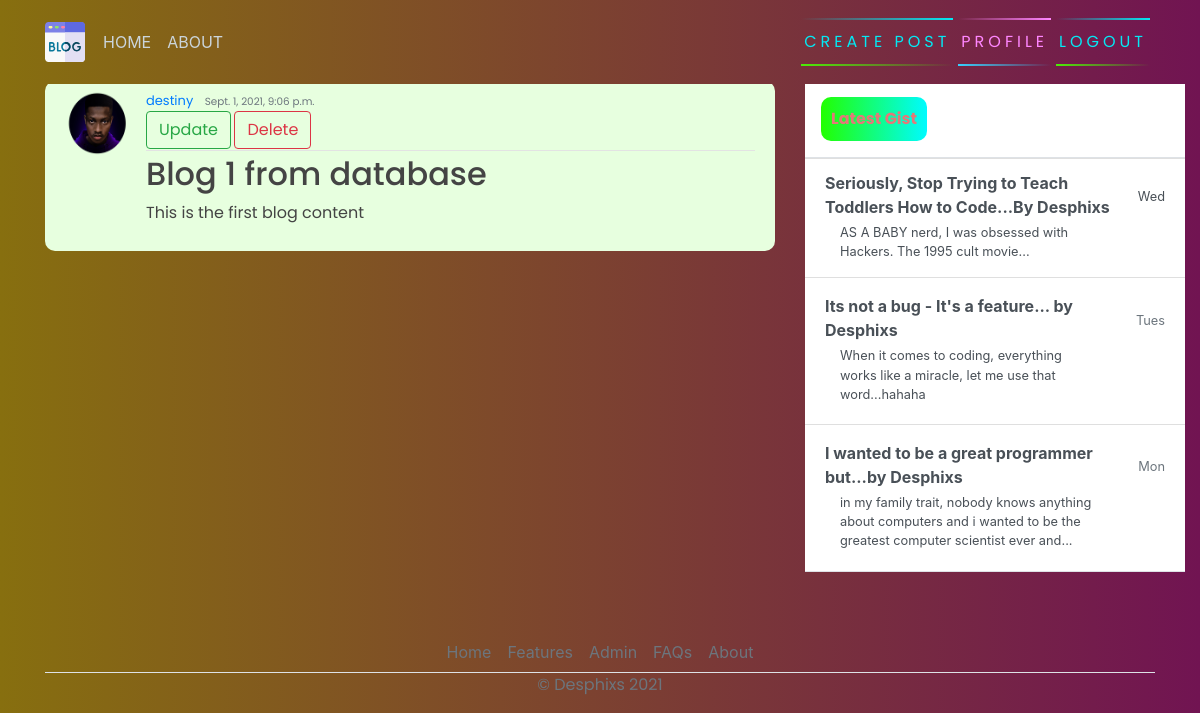
The app's page /post/5/ (signed in) with its own data.
### blog/models.py (models this page shows, shortened)
class Post(models.Model):
    title = models.CharField(max_length=200)
    content = models.TextField()
    date_posted = models.DateTimeField(default=timezone.now)
    author = models.ForeignKey(User, on_delete=models.CASCADE)

### users/models.py (models this page shows, shortened)
class Profile(models.Model):
    user = models.OneToOneField(User, on_delete=models.CASCADE)
    image = models.ImageField(default='default.jpg', upload_to='profile_pics')

### blog/views.py (the view)
# urls.py: path('post/<int:pk>/', PostDetailView.as_view(), name="blog-detail"),
class PostDetailView(LoginRequiredMixin, DetailView):
    model = Post

### blog/templates/blog/post_detail.html
{% extends 'blog/base.html' %}
{% block content %}
        <article class="media content-section">
            <img class="rounded-cirlce article-img" src="{{ object.author.profile.image.url }}" alt="">
            <div class="media-body">
              <div class="article-metadata">
                <a class="mr-2" href="#">{{ object.author }}</a>
                <small class="text-muted">{{ object.date_posted }}</small> <br>
                  {% if object.author == user %}
                    <div>
                        <a class="btn btn-outline-success" href="{% url 'blog-update' object.id %}">Update</a>
                        <a class="btn btn-outline-danger" href="{% url 'blog-delete' object.id %}">Delete</a>
                    </div>
                  {% endif %}
              </div>
              <h2><a class="article-title" href="#">{{ object.title }}</a></h2>
              <p class="article-content">{{ object.content }}</p>
            </div>
            <br>
          </article>
{% endblock content %}

### blog/static/blog/main.css (style rules this page uses)
body { background: linear-gradient(270deg, rgb(113, 20, 82) 0%, rgb(135, 111, 15) 100%); margin-top: 5rem; background-size: contain; background-repeat: no-repeat; }
h1, h2, h3, h4, h5, h6, p { color: #444444; font-family: 'Poppins', sans-serif; }
.content-section { background: #e7ffdf; padding: 10px 20px; border-radius: 10px; margin-bottom: 20px; }
.article-title { color: #444444; }
.article-content { white-space: pre-line; }
.article-img { height: 65px; width: 65px; margin-right: 16px; }
.article-metadata { font-family: 'Poppins', sans-serif; padding-bottom: 1px; margin-bottom: 4px; font-size: 13px; border-bottom: 1px solid #e3e3e3 }

### records on screen
Post: author.profile.image (picture), author "destiny", date_posted "Sept. 1, 2021, 9:06 p.m.", title "Blog 1 from database", content "This is the first blog content"
